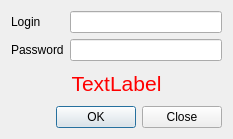
<?xml version="1.0" encoding="UTF-8"?>
<ui version="4.0">
 <class>Ident</class>
 <widget class="QDialog" name="Ident">
  <property name="geometry">
   <rect>
    <x>0</x>
    <y>0</y>
    <width>233</width>
    <height>139</height>
   </rect>
  </property>
  <property name="windowTitle">
   <string>Dialog</string>
  </property>
  <layout class="QGridLayout" name="gridLayout">
   <item row="0" column="0">
    <widget class="QLabel" name="label">
     <property name="text">
      <string>Login</string>
     </property>
    </widget>
   </item>
   <item row="0" column="1">
    <widget class="QLineEdit" name="loginEdit"/>
   </item>
   <item row="1" column="0">
    <widget class="QLabel" name="label_2">
     <property name="text">
      <string>Password</string>
     </property>
    </widget>
   </item>
   <item row="1" column="1">
    <widget class="QLineEdit" name="lineEdit_2"/>
   </item>
   <item row="2" column="0" colspan="2">
    <widget class="QLabel" name="label_3">
     <property name="palette">
      <palette>
       <active>
        <colorrole role="WindowText">
         <brush brushstyle="SolidPattern">
          <color alpha="255">
           <red>255</red>
           <green>0</green>
           <blue>0</blue>
          </color>
         </brush>
        </colorrole>
        <colorrole role="Button">
         <brush brushstyle="SolidPattern">
          <color alpha="255">
           <red>255</red>
           <green>0</green>
           <blue>0</blue>
          </color>
         </brush>
        </colorrole>
        <colorrole role="Light">
         <brush brushstyle="SolidPattern">
          <color alpha="255">
           <red>255</red>
           <green>127</green>
           <blue>127</blue>
          </color>
         </brush>
        </colorrole>
        <colorrole role="Midlight">
         <brush brushstyle="SolidPattern">
          <color alpha="255">
           <red>255</red>
           <green>63</green>
           <blue>63</blue>
          </color>
         </brush>
        </colorrole>
        <colorrole role="Dark">
         <brush brushstyle="SolidPattern">
          <color alpha="255">
           <red>127</red>
           <green>0</green>
           <blue>0</blue>
          </color>
         </brush>
        </colorrole>
        <colorrole role="Mid">
         <brush brushstyle="SolidPattern">
          <color alpha="255">
           <red>170</red>
           <green>0</green>
           <blue>0</blue>
          </color>
         </brush>
        </colorrole>
        <colorrole role="Text">
         <brush brushstyle="SolidPattern">
          <color alpha="255">
           <red>255</red>
           <green>0</green>
           <blue>0</blue>
          </color>
         </brush>
        </colorrole>
        <colorrole role="BrightText">
         <brush brushstyle="SolidPattern">
          <color alpha="255">
           <red>255</red>
           <green>255</green>
           <blue>255</blue>
          </color>
         </brush>
        </colorrole>
        <colorrole role="ButtonText">
         <brush brushstyle="SolidPattern">
          <color alpha="255">
           <red>255</red>
           <green>0</green>
           <blue>0</blue>
          </color>
         </brush>
        </colorrole>
        <colorrole role="Base">
         <brush brushstyle="SolidPattern">
          <color alpha="255">
           <red>255</red>
           <green>255</green>
           <blue>255</blue>
          </color>
         </brush>
        </colorrole>
        <colorrole role="Window">
         <brush brushstyle="SolidPattern">
          <color alpha="255">
           <red>255</red>
           <green>0</green>
           <blue>0</blue>
          </color>
         </brush>
        </colorrole>
        <colorrole role="Shadow">
         <brush brushstyle="SolidPattern">
          <color alpha="255">
           <red>0</red>
           <green>0</green>
           <blue>0</blue>
          </color>
         </brush>
        </colorrole>
        <colorrole role="AlternateBase">
         <brush brushstyle="SolidPattern">
          <color alpha="255">
           <red>255</red>
           <green>127</green>
           <blue>127</blue>
          </color>
         </brush>
        </colorrole>
        <colorrole role="ToolTipBase">
         <brush brushstyle="SolidPattern">
          <color alpha="255">
           <red>255</red>
           <green>255</green>
           <blue>220</blue>
          </color>
         </brush>
        </colorrole>
        <colorrole role="ToolTipText">
         <brush brushstyle="SolidPattern">
          <color alpha="255">
           <red>0</red>
           <green>0</green>
           <blue>0</blue>
          </color>
         </brush>
        </colorrole>
       </active>
       <inactive>
        <colorrole role="WindowText">
         <brush brushstyle="SolidPattern">
          <color alpha="255">
           <red>255</red>
           <green>0</green>
           <blue>0</blue>
          </color>
         </brush>
        </colorrole>
        <colorrole role="Button">
         <brush brushstyle="SolidPattern">
          <color alpha="255">
           <red>255</red>
           <green>0</green>
           <blue>0</blue>
          </color>
         </brush>
        </colorrole>
        <colorrole role="Light">
         <brush brushstyle="SolidPattern">
          <color alpha="255">
           <red>255</red>
           <green>127</green>
           <blue>127</blue>
          </color>
         </brush>
        </colorrole>
        <colorrole role="Midlight">
         <brush brushstyle="SolidPattern">
          <color alpha="255">
           <red>255</red>
           <green>63</green>
           <blue>63</blue>
          </color>
         </brush>
        </colorrole>
        <colorrole role="Dark">
         <brush brushstyle="SolidPattern">
          <color alpha="255">
           <red>127</red>
           <green>0</green>
           <blue>0</blue>
          </color>
         </brush>
        </colorrole>
        <colorrole role="Mid">
         <brush brushstyle="SolidPattern">
          <color alpha="255">
           <red>170</red>
           <green>0</green>
           <blue>0</blue>
          </color>
         </brush>
        </colorrole>
        <colorrole role="Text">
         <brush brushstyle="SolidPattern">
          <color alpha="255">
           <red>255</red>
           <green>0</green>
           <blue>0</blue>
          </color>
         </brush>
        </colorrole>
        <colorrole role="BrightText">
         <brush brushstyle="SolidPattern">
          <color alpha="255">
           <red>255</red>
           <green>255</green>
           <blue>255</blue>
          </color>
         </brush>
        </colorrole>
        <colorrole role="ButtonText">
         <brush brushstyle="SolidPattern">
          <color alpha="255">
           <red>255</red>
           <green>0</green>
           <blue>0</blue>
          </color>
         </brush>
        </colorrole>
        <colorrole role="Base">
         <brush brushstyle="SolidPattern">
          <color alpha="255">
           <red>255</red>
           <green>255</green>
           <blue>255</blue>
          </color>
         </brush>
        </colorrole>
        <colorrole role="Window">
         <brush brushstyle="SolidPattern">
          <color alpha="255">
           <red>255</red>
           <green>0</green>
           <blue>0</blue>
          </color>
         </brush>
        </colorrole>
        <colorrole role="Shadow">
         <brush brushstyle="SolidPattern">
          <color alpha="255">
           <red>0</red>
           <green>0</green>
           <blue>0</blue>
          </color>
         </brush>
        </colorrole>
        <colorrole role="AlternateBase">
         <brush brushstyle="SolidPattern">
          <color alpha="255">
           <red>255</red>
           <green>127</green>
           <blue>127</blue>
          </color>
         </brush>
        </colorrole>
        <colorrole role="ToolTipBase">
         <brush brushstyle="SolidPattern">
          <color alpha="255">
           <red>255</red>
           <green>255</green>
           <blue>220</blue>
          </color>
         </brush>
        </colorrole>
        <colorrole role="ToolTipText">
         <brush brushstyle="SolidPattern">
          <color alpha="255">
           <red>0</red>
           <green>0</green>
           <blue>0</blue>
          </color>
         </brush>
        </colorrole>
       </inactive>
       <disabled>
        <colorrole role="WindowText">
         <brush brushstyle="SolidPattern">
          <color alpha="255">
           <red>127</red>
           <green>0</green>
           <blue>0</blue>
          </color>
         </brush>
        </colorrole>
        <colorrole role="Button">
         <brush brushstyle="SolidPattern">
          <color alpha="255">
           <red>255</red>
           <green>0</green>
           <blue>0</blue>
          </color>
         </brush>
        </colorrole>
        <colorrole role="Light">
         <brush brushstyle="SolidPattern">
          <color alpha="255">
           <red>255</red>
           <green>127</green>
           <blue>127</blue>
          </color>
         </brush>
        </colorrole>
        <colorrole role="Midlight">
         <brush brushstyle="SolidPattern">
          <color alpha="255">
           <red>255</red>
           <green>63</green>
           <blue>63</blue>
          </color>
         </brush>
        </colorrole>
        <colorrole role="Dark">
         <brush brushstyle="SolidPattern">
          <color alpha="255">
           <red>127</red>
           <green>0</green>
           <blue>0</blue>
          </color>
         </brush>
        </colorrole>
        <colorrole role="Mid">
         <brush brushstyle="SolidPattern">
          <color alpha="255">
           <red>170</red>
           <green>0</green>
           <blue>0</blue>
          </color>
         </brush>
        </colorrole>
        <colorrole role="Text">
         <brush brushstyle="SolidPattern">
          <color alpha="255">
           <red>127</red>
           <green>0</green>
           <blue>0</blue>
          </color>
         </brush>
        </colorrole>
        <colorrole role="BrightText">
         <brush brushstyle="SolidPattern">
          <color alpha="255">
           <red>255</red>
           <green>255</green>
           <blue>255</blue>
          </color>
         </brush>
        </colorrole>
        <colorrole role="ButtonText">
         <brush brushstyle="SolidPattern">
          <color alpha="255">
           <red>127</red>
           <green>0</green>
           <blue>0</blue>
          </color>
         </brush>
        </colorrole>
        <colorrole role="Base">
         <brush brushstyle="SolidPattern">
          <color alpha="255">
           <red>255</red>
           <green>0</green>
           <blue>0</blue>
          </color>
         </brush>
        </colorrole>
        <colorrole role="Window">
         <brush brushstyle="SolidPattern">
          <color alpha="255">
           <red>255</red>
           <green>0</green>
           <blue>0</blue>
          </color>
         </brush>
        </colorrole>
        <colorrole role="Shadow">
         <brush brushstyle="SolidPattern">
          <color alpha="255">
           <red>0</red>
           <green>0</green>
           <blue>0</blue>
          </color>
         </brush>
        </colorrole>
        <colorrole role="AlternateBase">
         <brush brushstyle="SolidPattern">
          <color alpha="255">
           <red>255</red>
           <green>0</green>
           <blue>0</blue>
          </color>
         </brush>
        </colorrole>
        <colorrole role="ToolTipBase">
         <brush brushstyle="SolidPattern">
          <color alpha="255">
           <red>255</red>
           <green>255</green>
           <blue>220</blue>
          </color>
         </brush>
        </colorrole>
        <colorrole role="ToolTipText">
         <brush brushstyle="SolidPattern">
          <color alpha="255">
           <red>0</red>
           <green>0</green>
           <blue>0</blue>
          </color>
         </brush>
        </colorrole>
       </disabled>
      </palette>
     </property>
     <property name="font">
      <font>
       <pointsize>16</pointsize>
      </font>
     </property>
     <property name="text">
      <string>TextLabel</string>
     </property>
     <property name="alignment">
      <set>Qt::AlignCenter</set>
     </property>
    </widget>
   </item>
   <item row="3" column="0" colspan="2">
    <widget class="QDialogButtonBox" name="buttonBox">
     <property name="locale">
      <locale language="English" country="UnitedStates"/>
     </property>
     <property name="orientation">
      <enum>Qt::Horizontal</enum>
     </property>
     <property name="standardButtons">
      <set>QDialogButtonBox::Close|QDialogButtonBox::Ok</set>
     </property>
    </widget>
   </item>
  </layout>
 </widget>
 <resources/>
 <connections>
  <connection>
   <sender>buttonBox</sender>
   <signal>accepted()</signal>
   <receiver>Ident</receiver>
   <slot>accept()</slot>
   <hints>
    <hint type="sourcelabel">
     <x>248</x>
     <y>254</y>
    </hint>
    <hint type="destinationlabel">
     <x>157</x>
     <y>274</y>
    </hint>
   </hints>
  </connection>
  <connection>
   <sender>buttonBox</sender>
   <signal>rejected()</signal>
   <receiver>Ident</receiver>
   <slot>reject()</slot>
   <hints>
    <hint type="sourcelabel">
     <x>316</x>
     <y>260</y>
    </hint>
    <hint type="destinationlabel">
     <x>286</x>
     <y>274</y>
    </hint>
   </hints>
  </connection>
 </connections>
</ui>
